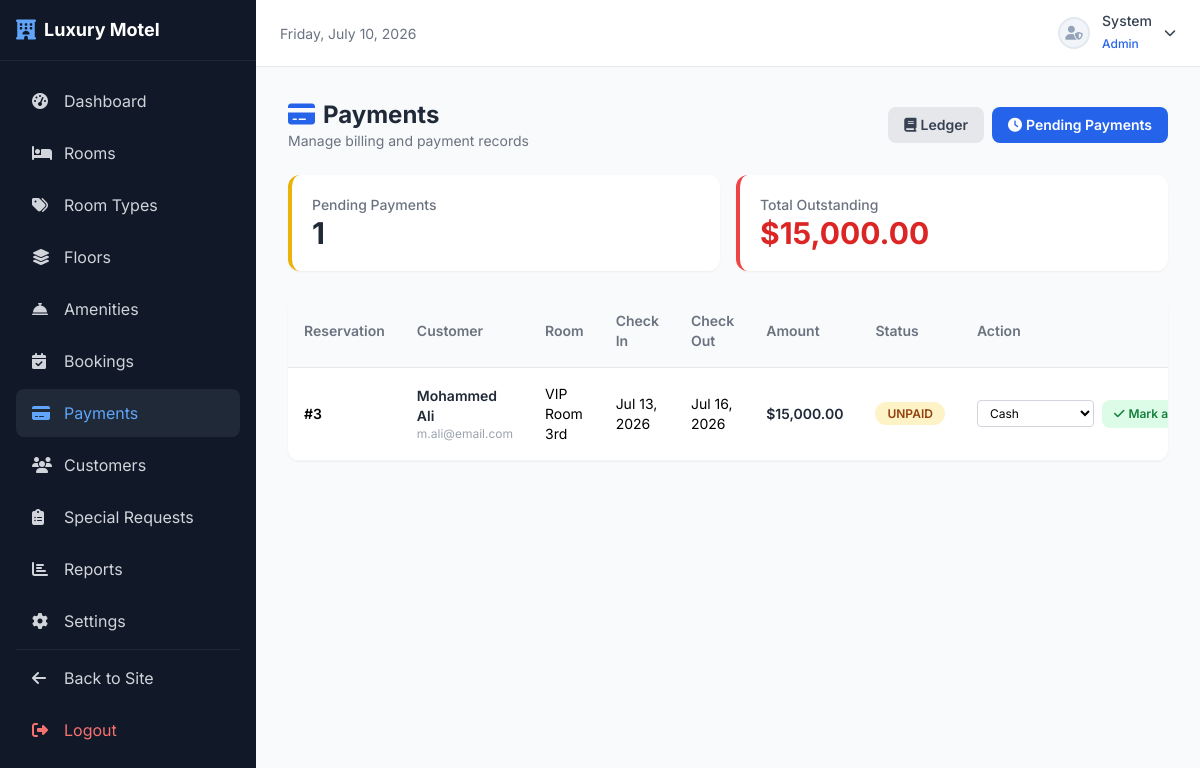
The page /admin/bookings/payments.php?tab=unpaid (signed in) on the database its author committed.
### tables this page shows
CREATE TABLE IF NOT EXISTS `reservations` (
    `reservation_id` INT AUTO_INCREMENT PRIMARY KEY,
    `user_id` INT NOT NULL,
    `room_id` INT NOT NULL,
    `check_in_date` DATE NOT NULL,
    `check_out_date` DATE NOT NULL,
    `adults` INT NOT NULL DEFAULT 1,
    `children` INT NOT NULL DEFAULT 0,
    `total_guests` INT NOT NULL,
    `total_nights` INT NOT NULL,
    `room_price` DECIMAL(10,2) NOT NULL,
    `total_price` DECIMAL(10,2) NOT NULL,
    `booking_status` ENUM('Pending', 'Approved', 'Rejected', 'Checked In', 'Checked Out', 'Cancelled', 'Completed') DEFAULT 'Pending',
    `payment_status` ENUM('Unpaid', 'Paid', 'Refunded') DEFAULT 'Unpaid',
    `early_check_in_time` TIME NULL,
    `late_check_out_time` TIME NULL,
    `special_notes` TEXT NULL,
    `customer_hidden` TINYINT(1) NOT NULL DEFAULT 0,
    `created_at` TIMESTAMP DEFAULT CURRENT_TIMESTAMP,
    FOREIGN KEY (`user_id`) REFERENCES `users`(`user_id`) ON DELETE RESTRICT ON UPDATE CASCADE,
    FOREIGN KEY (`room_id`) REFERENCES `rooms`(`room_id`) ON DELETE RESTRICT ON UPDATE CASCADE,
    INDEX idx_dates (check_in_date, check_out_date),
    INDEX idx_status (booking_status)
);

CREATE TABLE IF NOT EXISTS `users` (
    `user_id` INT AUTO_INCREMENT PRIMARY KEY,
    `role_id` INT NOT NULL,
    `first_name` VARCHAR(50) NOT NULL,
    `last_name` VARCHAR(50) NOT NULL,
    `email` VARCHAR(100) NOT NULL UNIQUE,
    `password` VARCHAR(255) NOT NULL,
    `phone` VARCHAR(20) NOT NULL,
    `gender` ENUM('Male', 'Female', 'Other') NOT NULL,
    `nationality` VARCHAR(50) NOT NULL,
    `address` TEXT NOT NULL,
    `profile_image` VARCHAR(255) DEFAULT 'default_user.png',
    `status` ENUM('Active', 'Inactive') DEFAULT 'Active',
    `created_at` TIMESTAMP DEFAULT CURRENT_TIMESTAMP,
    FOREIGN KEY (`role_id`) REFERENCES `roles`(`role_id`) ON DELETE RESTRICT ON UPDATE CASCADE
);

CREATE TABLE IF NOT EXISTS `rooms` (
    `room_id` INT AUTO_INCREMENT PRIMARY KEY,
    `type_id` INT NOT NULL,
    `floor_id` INT NOT NULL,
    `room_number` VARCHAR(10) NOT NULL UNIQUE,
    `room_name` VARCHAR(100) NOT NULL,
    `status` ENUM('Available', 'Occupied', 'Maintenance', 'Reserved', 'Cleaning') DEFAULT 'Available',
    `description` TEXT NULL,
    FOREIGN KEY (`type_id`) REFERENCES `room_types`(`type_id`) ON DELETE RESTRICT ON UPDATE CASCADE,
    FOREIGN KEY (`floor_id`) REFERENCES `floors`(`floor_id`) ON DELETE RESTRICT ON UPDATE CASCADE
);

### config/db.php (called while the page is built, shortened)
<?php
function sanitize($input) {
    return htmlspecialchars(strip_tags(trim($input)), ENT_QUOTES, 'UTF-8');
}
function formatDate($date) {
    return date('M d, Y', strtotime($date));
}
function formatCurrency($amount) {
    return '$' . number_format($amount, 2);
}

### admin/bookings/payments.php (the view, shortened to what this page needs)
<?php
require_once '../../config/db.php';
$tab = $_GET['tab'] ?? 'ledger';
?>
<!DOCTYPE html>
<html lang="en">
<head>
    <script src="https://cdn.tailwindcss.com"></script>
    <link rel="stylesheet" href="https://cdnjs.cloudflare.com/ajax/libs/font-awesome/6.5.1/css/all.min.css">
    <link rel="stylesheet" href="<?php echo SITE_URL; ?>assets/css/style.css">
</head>
<body class="font-[Inter] bg-gray-50">
<?php include '../../includes/sidebar.php'; ?>
<?php include '../../includes/admin-topbar.php'; ?>
<div class="ml-64 p-8">
    <div class="flex items-center justify-between mb-6">
        <div>
            <h1 class="text-2xl font-bold text-gray-800"><i class="fas fa-credit-card text-blue-600 mr-2"></i>Payments</h1>
            <p class="text-gray-500 text-sm">Manage billing and payment records</p>
        </div>
        <div class="flex items-center space-x-2">
            <a href="?tab=ledger" class="px-4 py-2 rounded-lg text-sm font-semibold transition <?php echo $tab === 'ledger' ? 'bg-blue-600 text-white' : 'bg-gray-200 text-gray-700 hover:bg-gray-300'; ?>"><i class="fas fa-book mr-1"></i>Ledger</a>
            <a href="?tab=unpaid" class="px-4 py-2 rounded-lg text-sm font-semibold transition <?php echo $tab === 'unpaid' ? 'bg-blue-600 text-white' : 'bg-gray-200 text-gray-700 hover:bg-gray-300'; ?>"><i class="fas fa-clock mr-1"></i>Pending Payments</a>
        </div>
    </div>
    <?php if ($tab === 'unpaid'): ?>
    <?php
    $countStmt = $pdo->query("
        SELECT COUNT(*) AS total_pending
        FROM reservations
        WHERE booking_status IN ('Approved', 'Checked In') AND payment_status = 'Unpaid'
    ");
    $pending_count = (int)($countStmt->fetch()['total_pending'] ?? 0);
    $sumStmt = $pdo->query("
        SELECT SUM(total_price) AS total_outstanding
        FROM reservations
        WHERE booking_status IN ('Approved', 'Checked In') AND payment_status = 'Unpaid'
    ");
    $total_outstanding = (float)($sumStmt->fetch()['total_outstanding'] ?? 0);
    $ledgerStmt = $pdo->query("
        SELECT r.reservation_id, r.total_price, r.check_in_date, r.check_out_date,
               u.first_name, u.last_name, u.email, rm.room_number, rm.room_name
        FROM reservations r
        JOIN users u ON r.user_id = u.user_id
        JOIN rooms rm ON r.room_id = rm.room_id
        WHERE r.booking_status IN ('Approved', 'Checked In') AND r.payment_status = 'Unpaid'
        ORDER BY r.check_in_date ASC
    ");
    $pending_payments_list = $ledgerStmt->fetchAll();
    ?>
    <div class="grid grid-cols-1 sm:grid-cols-2 gap-4 mb-6">
        <div class="bg-white rounded-xl shadow-sm p-5 border-l-4 border-yellow-500">
            <p class="text-sm text-gray-500 font-medium">Pending Payments</p>
            <p class="text-3xl font-bold text-gray-800"><?php echo $pending_count; ?></p>
        </div>
        <div class="bg-white rounded-xl shadow-sm p-5 border-l-4 border-red-500">
            <p class="text-sm text-gray-500 font-medium">Total Outstanding</p>
            <p class="text-3xl font-bold text-red-600"><?php echo formatCurrency($total_outstanding); ?></p>
        </div>
    </div>
    <?php if (!empty($pending_payments_list)): ?>
    <div class="bg-white rounded-xl shadow-sm overflow-hidden">
        <div class="overflow-x-auto">
            <table class="w-full text-sm">
                <thead>
                    <tr class="text-left text-gray-500 border-b bg-gray-50">
                        <th class="p-4 font-semibold">Reservation</th>
                        <th class="p-4 font-semibold">Customer</th>
                        <th class="p-4 font-semibold">Room</th>
                        <th class="p-4 font-semibold">Check In</th>
                        <th class="p-4 font-semibold">Check Out</th>
                        <th class="p-4 font-semibold">Amount</th>
                        <th class="p-4 font-semibold">Status</th>
                        <th class="p-4 font-semibold">Action</th>
                    </tr>
                </thead>
                <tbody>
                    <?php foreach ($pending_payments_list as $u): ?>
                    <tr class="border-b border-gray-100 hover:bg-gray-50">
                        <td class="p-4 font-semibold">#<?php echo $u['reservation_id']; ?></td>
                        <td class="p-4">
                            <div class="font-semibold text-gray-800"><?php echo sanitize($u['first_name'] . ' ' . $u['last_name']); ?></div>
                            <div class="text-gray-400 text-xs"><?php echo sanitize($u['email']); ?></div>
                        </td>
                        <td class="p-4"><?php echo sanitize($u['room_name'] ?: $u['room_number']); ?></td>
                        <td class="p-4"><?php echo formatDate($u['check_in_date']); ?></td>
                        <td class="p-4"><?php echo formatDate($u['check_out_date']); ?></td>
                        <td class="p-4 font-semibold text-gray-800"><?php echo formatCurrency($u['total_price']); ?></td>
                        <td class="p-4"><span class="badge-status badge-pending">Unpaid</span></td>
                        <td class="p-4">
                            <form action="../process_action.php" method="POST" class="flex items-center gap-2">
                                <select name="payment_method" class="text-xs rounded border border-gray-300 py-1 px-2 bg-white focus:ring-2 focus:ring-blue-500 outline-none">
                                    <option value="Cash">Cash</option>
                                </select>
                                <button type="submit" name="action" value="mark_paid" class="px-3 py-1.5 bg-green-100 text-green-700 rounded-lg hover:bg-green-200 transition text-xs font-semibold whitespace-nowrap"><i class="fas fa-check mr-1"></i>Mark as Paid</button>
                            </form>
                        </td>
                    </tr>
                    <?php endforeach; ?>
                </tbody>
            </table>
        </div>
    </div>
    <?php endif; ?>
    <?php endif; ?>
</div>
</body>
</html>

### assets/css/style.css (style rules this page uses)
.badge-status { padding: 0.25rem 0.75rem; border-radius: 9999px; font-size: 0.75rem; font-weight: 600; text-transform: uppercase; white-space: nowrap; }
.badge-pending { background: #fef3c7; color: #92400e; }

### rows shown on the page
reservations: reservation_id "3", user.last_name "Mohammed Ali", user.email "m.ali@email.com", room.room_name "VIP Room 3rd", check_in_date "Jul 13, 2026", check_out_date "Jul 16, 2026", total_price "$15,000.00"

### other values the page prints
$_SESSION['first_name'] "System"
$_SESSION['role_name'] "Admin"
$pending_count "1"
formatCurrency($total_outstanding) "$15,000.00"
